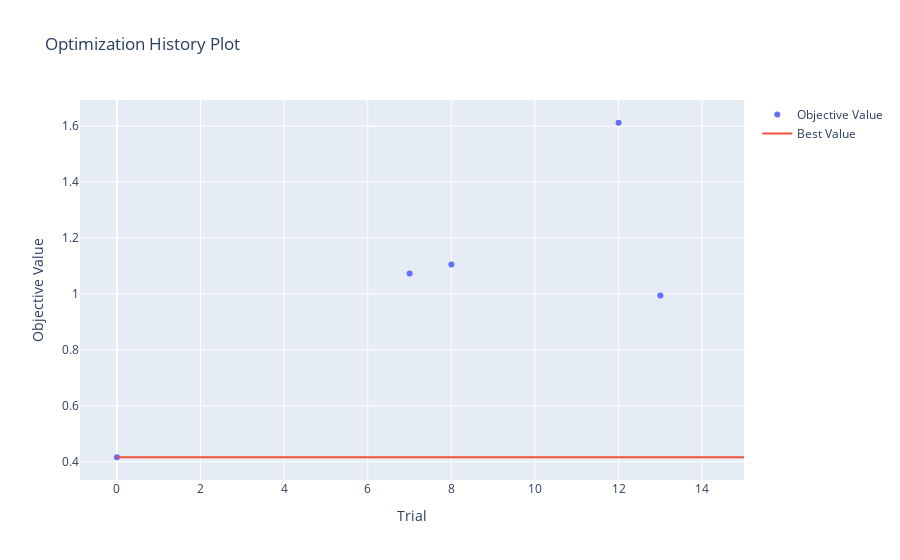

This figure's notebook cell:
### Code cell
optuna.visualization.plot_optimization_history(study)

### Figure 1 — Plotly figure (JSON) as saved in the notebook; plotly's stock layout.template omitted (floating-point values rounded to 4 significant figures)
{"data": [{"mode": "markers", "name": "Objective Value", "type": "scatter", "x": [0, 7, 8, 12, 13], "y": [0.4163, 1.073, 1.105, 1.612, 0.9948]}, {"mode": "lines", "name": "Best Value", "type": "scatter", "x": [0, 1, 2, 3, 4, 5, 6, 7, 8, 9, 10, 11, 12, 13, 14, 15], "y": [0.4163, 0.4163, 0.4163, 0.4163, 0.4163, 0.4163, 0.4163, 0.4163, 0.4163, 0.4163, 0.4163, 0.4163, 0.4163, 0.4163, 0.4163, 0.4163]}, {"marker": {"color": "#cccccc"}, "mode": "markers", "name": "Infeasible Trial", "showlegend": false, "type": "scatter", "x": [], "y": []}], "layout": {"title": {"text": "Optimization History Plot"}, "xaxis": {"title": {"text": "Trial"}}, "yaxis": {"title": {"text": "Objective Value"}}}}
